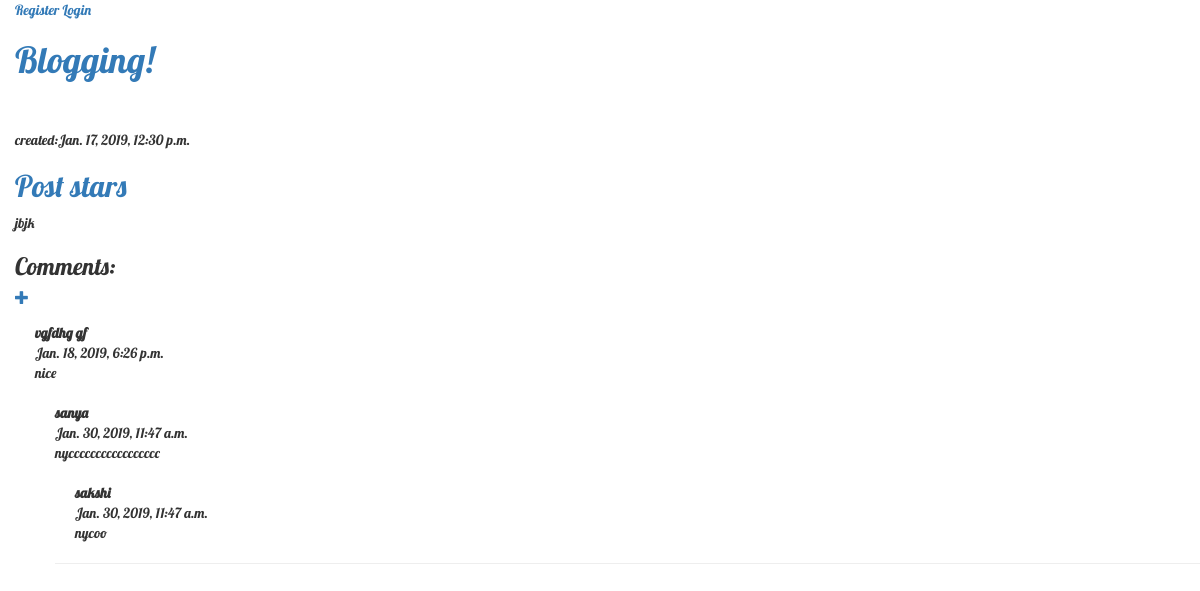
The page /post/13/ on the database its author committed.
### blog/models.py (models this page shows, shortened)
class Post(models.Model):
    author= models.ForeignKey(settings.AUTH_USER_MODEL,on_delete=models.CASCADE)
    title= models.CharField(max_length=200)
    descrip= models.TextField()
    created_date= models.DateTimeField(default=timezone.now)
    published= models.BooleanField(default=False)

class Comment(models.Model):
    post=models.ForeignKey('blog.Post',on_delete=models.CASCADE,related_name="comments")
    author=models.CharField(max_length=200)
    desc= models.TextField(max_length=500)
    created_date= models.DateTimeField(default=timezone.now)

### blog/views.py (the view)
# urls.py: path('post/<int:pk>/',views.post_detail,name='post_detail'),
def post_detail(request,pk):
    post=Post.objects.get(pk=pk)
    return render(request,'blog/post_detail.html',{'post':post})

### blog/templates/blog/post_detail.html (shortened to what this page needs)
{% extends 'blog/base.html' %}
{% block body %}
<div class="post">
  created:{{post.created_date}}
  <h2><a href="">{{post.title}}</a></h2>
  {{post.descrip}}
  <br/>
  <h3>Comments:</h3>
  <a href="{% url 'comment_new' pk=post.pk %}" class="top-menu"><span class="glyphicon glyphicon-plus"></span></a>
  {% for c in post.comments.all %}
  <div class=comment>
  <b>{{ c.author }}</b><br/>
  {{ c.created_date }}<br/>
  {{  c.desc }}<br/>
  {% empty %}
  <p>No comments Yet!</p>
  {% endfor %}
  </div>
  <hr><br/>
</div>
{% endblock %}

### blog/static/css/blog.css (style rules this page uses)
.post { font-family: Lobster; }
body { margin-left: 15px; }
.comment { margin: 20px 0px 20px 20px; }

### rows shown on the page
Post: created_date "Jan. 17, 2019, 12:30 p.m.", title "Post stars", descrip "jbjk"
Comment: author "vgfdhg gf", created_date "Jan. 18, 2019, 6:26 p.m.", desc "nice"
Comment: author "sanya", created_date "Jan. 30, 2019, 11:47 a.m.", desc "nyccccccccccccccccc"
Comment: author "sakshi", created_date "Jan. 30, 2019, 11:47 a.m.", desc "nycoo"
